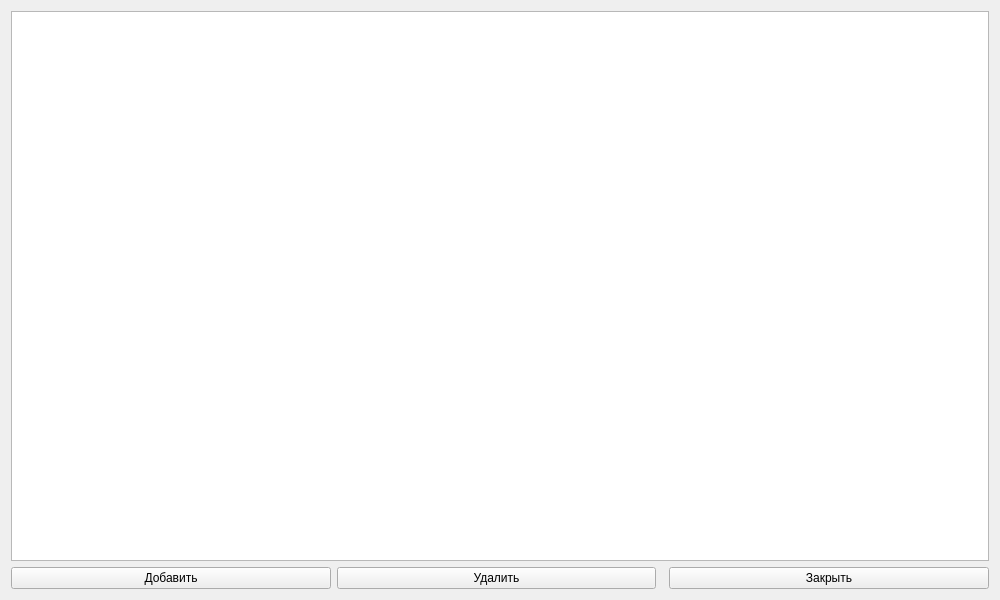
<?xml version="1.0" encoding="UTF-8"?>
<ui version="4.0">
    <class>TerminalsForm</class>
    <widget class="QWidget" name="TerminalsForm">
        <property name="geometry">
            <rect>
                <x>0</x>
                <y>0</y>
                <width>1000</width>
                <height>600</height>
            </rect>
        </property>
        <property name="windowTitle">
            <string>Form</string>
        </property>
        <layout class="QVBoxLayout" name="verticalLayout">
            <item>
                <widget class="QTableView" name="tableView">
                    <property name="alternatingRowColors">
                        <bool>true</bool>
                    </property>
                </widget>
            </item>
            <item>
                <layout class="QHBoxLayout" name="horizontalLayout">
                    <item>
                        <widget class="QPushButton" name="btnAdd">
                            <property name="text">
                                <string>Добавить</string>
                            </property>
                        </widget>
                    </item>
                    <item>
                        <widget class="QPushButton" name="btnDelete">
                            <property name="text">
                                <string>Удалить</string>
                            </property>
                        </widget>
                    </item>
                    <item>
                        <spacer name="horizontalSpacer">
                            <property name="orientation">
                                <enum>Qt::Horizontal</enum>
                            </property>
                        </spacer>
                    </item>
                    <item>
                        <widget class="QPushButton" name="btnClose">
                            <property name="text">
                                <string>Закрыть</string>
                            </property>
                        </widget>
                    </item>
                </layout>
            </item>
        </layout>
    </widget>
    <resources/>
    <connections/>
</ui>
